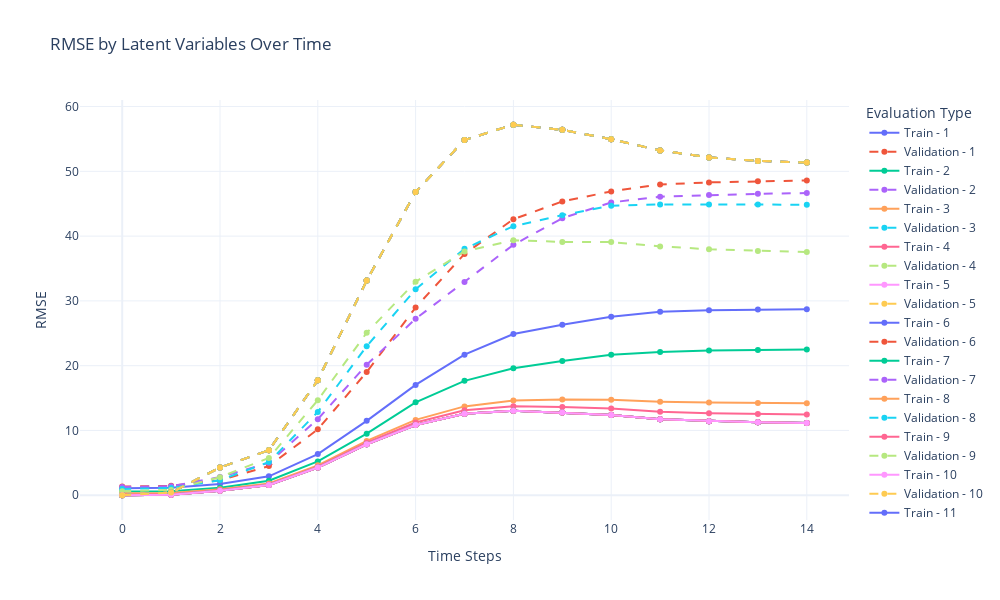

Notebook source saved alongside this figure:
### Code cell
# 绘制RMSE图表
plot_rmse_by_latent_vars(all_train_eval, all_valid_eval, latent_vars_options)

# 选出每个时刻的最优潜变量数
best_latent_vars = {}
for t, evals in all_valid_eval.items():
    best_latent_vars[t] = min(evals, key=evals.get)

print("Best latent variables for each time step:", best_latent_vars)

### Figure 1 — Plotly figure (JSON) as saved in the notebook; plotly's stock layout.template omitted (floating-point values rounded to 4 significant figures)
{"data": [{"line": {"dash": "solid"}, "mode": "lines+markers", "name": "Train - 1", "type": "scatter", "x": [0, 1, 2, 3, 4, 5, 6, 7, 8, 9, 10, 11, 12, 13, 14], "y": [1.084, 1.15, 1.748, 2.92, 6.351, 11.48, 17.03, 21.7, 24.88, 26.32, 27.55, 28.32, 28.54, 28.66, 28.72]}, {"line": {"dash": "dash"}, "mode": "lines+markers", "name": "Validation - 1", "type": "scatter", "x": [0, 1, 2, 3, 4, 5, 6, 7, 8, 9, 10, 11, 12, 13, 14], "y": [1.351, 1.453, 2.309, 4.496, 10.17, 19.02, 28.97, 37.25, 42.61, 45.35, 46.9, 47.98, 48.29, 48.48, 48.59]}, {"line": {"dash": "solid"}, "mode": "lines+markers", "name": "Train - 2", "type": "scatter", "x": [0, 1, 2, 3, 4, 5, 6, 7, 8, 9, 10, 11, 12, 13, 14], "y": [0.578, 0.6283, 1.171, 2.25, 5.225, 9.505, 14.34, 17.66, 19.61, 20.73, 21.69, 22.13, 22.33, 22.43, 22.48]}, {"line": {"dash": "dash"}, "mode": "lines+markers", "name": "Validation - 2", "type": "scatter", "x": [0, 1, 2, 3, 4, 5, 6, 7, 8, 9, 10, 11, 12, 13, 14], "y": [1.283, 1.387, 2.803, 5.001, 11.75, 20.15, 27.24, 32.93, 38.66, 42.76, 45.2, 46.08, 46.35, 46.53, 46.65]}, {"line": {"dash": "solid"}, "mode": "lines+markers", "name": "Train - 3", "type": "scatter", "x": [0, 1, 2, 3, 4, 5, 6, 7, 8, 9, 10, 11, 12, 13, 14], "y": [0.295, 0.3434, 0.917, 1.815, 4.619, 8.382, 11.63, 13.71, 14.62, 14.77, 14.73, 14.45, 14.33, 14.25, 14.21]}, {"line": {"dash": "dash"}, "mode": "lines+markers", "name": "Validation - 3", "type": "scatter", "x": [0, 1, 2, 3, 4, 5, 6, 7, 8, 9, 10, 11, 12, 13, 14], "y": [0.9837, 1.119, 2.322, 5.129, 12.87, 23.0, 31.79, 38.03, 41.54, 43.24, 44.7, 44.89, 44.88, 44.86, 44.85]}, {"line": {"dash": "solid"}, "mode": "lines+markers", "name": "Train - 4", "type": "scatter", "x": [0, 1, 2, 3, 4, 5, 6, 7, 8, 9, 10, 11, 12, 13, 14], "y": [0.08365, 0.1458, 0.7786, 1.66, 4.416, 8.105, 11.23, 13.12, 13.75, 13.63, 13.38, 12.88, 12.67, 12.54, 12.47]}, {"line": {"dash": "dash"}, "mode": "lines+markers", "name": "Validation - 4", "type": "scatter", "x": [0, 1, 2, 3, 4, 5, 6, 7, 8, 9, 10, 11, 12, 13, 14], "y": [0.6066, 0.8264, 2.796, 5.758, 14.67, 25.08, 32.94, 37.63, 39.37, 39.1, 39.09, 38.41, 37.98, 37.71, 37.56]}, {"line": {"dash": "solid"}, "mode": "lines+markers", "name": "Train - 5", "type": "scatter", "x": [0, 1, 2, 3, 4, 5, 6, 7, 8, 9, 10, 11, 12, 13, 14], "y": [0, 0.0768, 0.6963, 1.58, 4.278, 7.866, 10.85, 12.57, 13.03, 12.76, 12.38, 11.73, 11.44, 11.26, 11.16]}, {"line": {"dash": "dash"}, "mode": "lines+markers", "name": "Validation - 5", "type": "scatter", "x": [0, 1, 2, 3, 4, 5, 6, 7, 8, 9, 10, 11, 12, 13, 14], "y": [0, 0.4157, 4.282, 6.954, 17.76, 33.13, 46.8, 54.84, 57.19, 56.4, 54.96, 53.21, 52.15, 51.61, 51.36]}, {"line": {"dash": "solid"}, "mode": "lines+markers", "name": "Train - 6", "type": "scatter", "x": [0, 1, 2, 3, 4, 5, 6, 7, 8, 9, 10, 11, 12, 13, 14], "y": [0, 0.0768, 0.6963, 1.58, 4.278, 7.866, 10.85, 12.57, 13.03, 12.76, 12.38, 11.73, 11.44, 11.26, 11.16]}, {"line": {"dash": "dash"}, "mode": "lines+markers", "name": "Validation - 6", "type": "scatter", "x": [0, 1, 2, 3, 4, 5, 6, 7, 8, 9, 10, 11, 12, 13, 14], "y": [0, 0.4157, 4.282, 6.954, 17.76, 33.13, 46.8, 54.84, 57.19, 56.4, 54.96, 53.21, 52.15, 51.61, 51.36]}, {"line": {"dash": "solid"}, "mode": "lines+markers", "name": "Train - 7", "type": "scatter", "x": [0, 1, 2, 3, 4, 5, 6, 7, 8, 9, 10, 11, 12, 13, 14], "y": [0, 0.0768, 0.6963, 1.58, 4.278, 7.866, 10.85, 12.57, 13.03, 12.76, 12.38, 11.73, 11.44, 11.26, 11.16]}, {"line": {"dash": "dash"}, "mode": "lines+markers", "name": "Validation - 7", "type": "scatter", "x": [0, 1, 2, 3, 4, 5, 6, 7, 8, 9, 10, 11, 12, 13, 14], "y": [0, 0.4157, 4.282, 6.954, 17.76, 33.13, 46.8, 54.84, 57.19, 56.4, 54.96, 53.21, 52.15, 51.61, 51.36]}, {"line": {"dash": "solid"}, "mode": "lines+markers", "name": "Train - 8", "type": "scatter", "x": [0, 1, 2, 3, 4, 5, 6, 7, 8, 9, 10, 11, 12, 13, 14], "y": [0, 0.0768, 0.6963, 1.58, 4.278, 7.866, 10.85, 12.57, 13.03, 12.76, 12.38, 11.73, 11.44, 11.26, 11.16]}, {"line": {"dash": "dash"}, "mode": "lines+markers", "name": "Validation - 8", "type": "scatter", "x": [0, 1, 2, 3, 4, 5, 6, 7, 8, 9, 10, 11, 12, 13, 14], "y": [0, 0.4157, 4.282, 6.954, 17.76, 33.13, 46.8, 54.84, 57.19, 56.4, 54.96, 53.21, 52.15, 51.61, 51.36]}, {"line": {"dash": "solid"}, "mode": "lines+markers", "name": "Train - 9", "type": "scatter", "x": [0, 1, 2, 3, 4, 5, 6, 7, 8, 9, 10, 11, 12, 13, 14], "y": [0, 0.0768, 0.6963, 1.58, 4.278, 7.866, 10.85, 12.57, 13.03, 12.76, 12.38, 11.73, 11.44, 11.26, 11.16]}, {"line": {"dash": "dash"}, "mode": "lines+markers", "name": "Validation - 9", "type": "scatter", "x": [0, 1, 2, 3, 4, 5, 6, 7, 8, 9, 10, 11, 12, 13, 14], "y": [0, 0.4157, 4.282, 6.954, 17.76, 33.13, 46.8, 54.84, 57.19, 56.4, 54.96, 53.21, 52.15, 51.61, 51.36]}, {"line": {"dash": "solid"}, "mode": "lines+markers", "name": "Train - 10", "type": "scatter", "x": [0, 1, 2, 3, 4, 5, 6, 7, 8, 9, 10, 11, 12, 13, 14], "y": [0, 0.0768, 0.6963, 1.58, 4.278, 7.866, 10.85, 12.57, 13.03, 12.76, 12.38, 11.73, 11.44, 11.26, 11.16]}, {"line": {"dash": "dash"}, "mode": "lines+markers", "name": "Validation - 10", "type": "scatter", "x": [0, 1, 2, 3, 4, 5, 6, 7, 8, 9, 10, 11, 12, 13, 14], "y": [0, 0.4157, 4.282, 6.954, 17.76, 33.13, 46.8, 54.84, 57.19, 56.4, 54.96, 53.21, 52.15, 51.61, 51.36]}, {"line": {"dash": "solid"}, "mode": "lines+markers", "name": "Train - 11", "type": "scatter", "x": [0, 1, 2, 3, 4, 5, 6, 7, 8, 9, 10, 11, 12, 13, 14], "y": [0, 0.0768, 0.6963, 1.58, 4.278, 7.866, 10.85, 12.57, 13.03, 12.76, 12.38, 11.73, 11.44, 11.26, 11.16]}, {"line": {"dash": "dash"}, "mode": "lines+markers", "name": "Validation - 11", "type": "scatter", "x": [0, 1, 2, 3, 4, 5, 6, 7, 8, 9, 10, 11, 12, 13, 14], "y": [0, 0.4157, 4.282, 6.954, 17.76, 33.13, 46.8, 54.84, 57.19, 56.4, 54.96, 53.21, 52.15, 51.61, 51.36]}, {"line": {"dash": "solid"}, "mode": "lines+markers", "name": "Train - 12", "type": "scatter", "x": [0, 1, 2, 3, 4, 5, 6, 7, 8, 9, 10, 11, 12, 13, 14], "y": [0, 0.0768, 0.6963, 1.58, 4.278, 7.866, 10.85, 12.57, 13.03, 12.76, 12.38, 11.73, 11.44, 11.26, 11.16]}, {"line": {"dash": "dash"}, "mode": "lines+markers", "name": "Validation - 12", "type": "scatter", "x": [0, 1, 2, 3, 4, 5, 6, 7, 8, 9, 10, 11, 12, 13, 14], "y": [0, 0.4157, 4.282, 6.954, 17.76, 33.13, 46.8, 54.84, 57.19, 56.4, 54.96, 53.21, 52.15, 51.61, 51.36]}, {"line": {"dash": "solid"}, "mode": "lines+markers", "name": "Train - 13", "type": "scatter", "x": [0, 1, 2, 3, 4, 5, 6, 7, 8, 9, 10, 11, 12, 13, 14], "y": [0, 0.0768, 0.6963, 1.58, 4.278, 7.866, 10.85, 12.57, 13.03, 12.76, 12.38, 11.73, 11.44, 11.26, 11.16]}, {"line": {"dash": "dash"}, "mode": "lines+markers", "name": "Validation - 13", "type": "scatter", "x": [0, 1, 2, 3, 4, 5, 6, 7, 8, 9, 10, 11, 12, 13, 14], "y": [0, 0.4157, 4.282, 6.954, 17.76, 33.13, 46.8, 54.84, 57.19, 56.4, 54.96, 53.21, 52.15, 51.61, 51.36]}, {"line": {"dash": "solid"}, "mode": "lines+markers", "name": "Train - 14", "type": "scatter", "x": [0, 1, 2, 3, 4, 5, 6, 7, 8, 9, 10, 11, 12, 13, 14], "y": [0, 0.0768, 0.6963, 1.58, 4.278, 7.866, 10.85, 12.57, 13.03, 12.76, 12.38, 11.73, 11.44, 11.26, 11.16]}, {"line": {"dash": "dash"}, "mode": "lines+markers", "name": "Validation - 14", "type": "scatter", "x": [0, 1, 2, 3, 4, 5, 6, 7, 8, 9, 10, 11, 12, 13, 14], "y": [0, 0.4157, 4.282, 6.954, 17.76, 33.13, 46.8, 54.84, 57.19, 56.4, 54.96, 53.21, 52.15, 51.61, 51.36]}, {"line": {"dash": "solid"}, "mode": "lines+markers", "name": "Train - 15", "type": "scatter", "x": [0, 1, 2, 3, 4, 5, 6, 7, 8, 9, 10, 11, 12, 13, 14], "y": [0, 0.0768, 0.6963, 1.58, 4.278, 7.866, 10.85, 12.57, 13.03, 12.76, 12.38, 11.73, 11.44, 11.26, 11.16]}, {"line": {"dash": "dash"}, "mode": "lines+markers", "name": "Validation - 15", "type": "scatter", "x": [0, 1, 2, 3, 4, 5, 6, 7, 8, 9, 10, 11, 12, 13, 14], "y": [0, 0.4157, 4.282, 6.954, 17.76, 33.13, 46.8, 54.84, 57.19, 56.4, 54.96, 53.21, 52.15, 51.61, 51.36]}], "layout": {"height": 600, "legend": {"title": {"text": "Evaluation Type"}}, "title": {"text": "RMSE by Latent Variables Over Time"}, "width": 1000, "xaxis": {"title": {"text": "Time Steps"}}, "yaxis": {"title": {"text": "RMSE"}}}}
